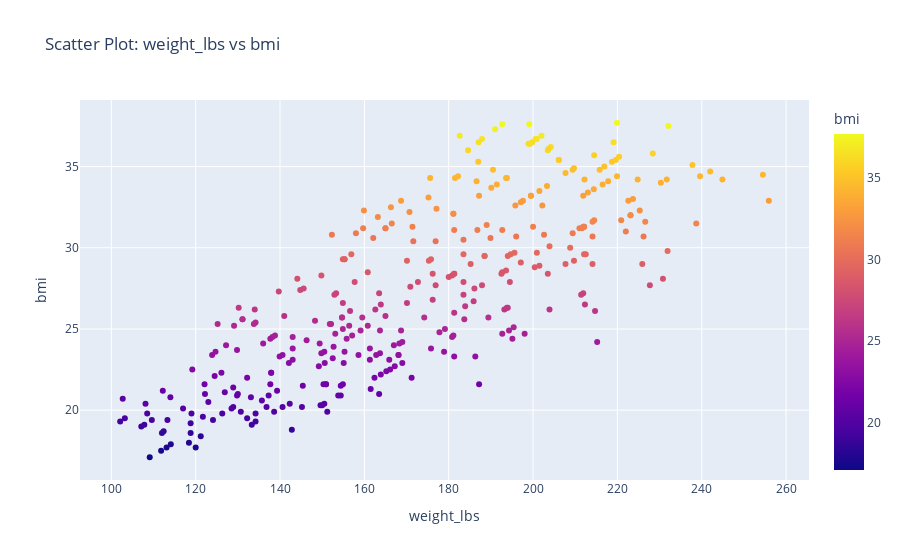
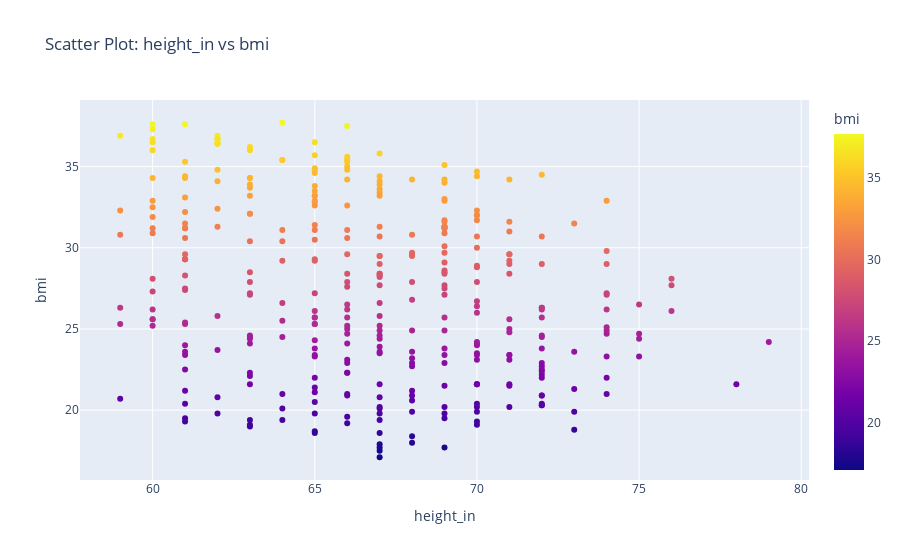
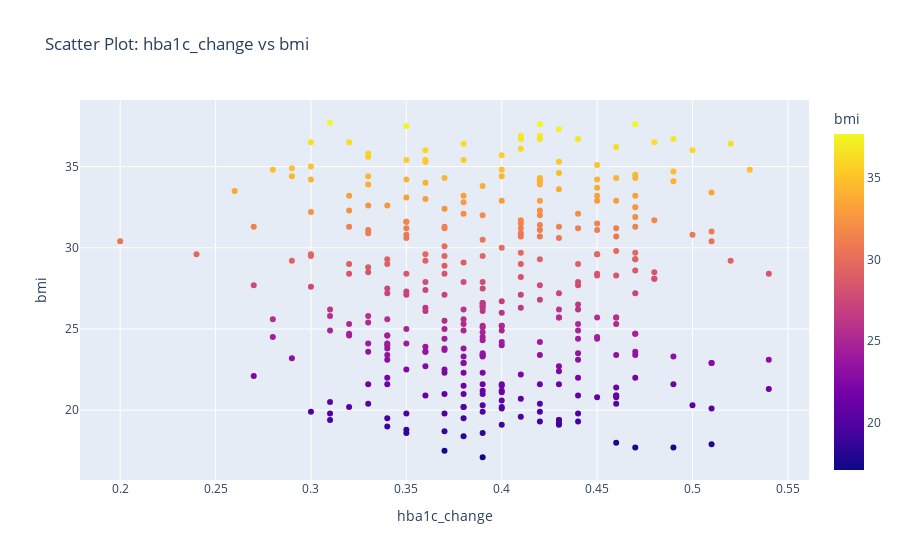

Source (notebook cell) for these figures, in order:
### Code cell
for num_col in numerical_columns:
    if num_col != 'bmi':
        numerical_vs_numerical(data, num_col1=num_col, num_col2='bmi', figsize=(18, 12))

### Figure 1 — Plotly figure (JSON) as saved in the notebook; plotly's stock layout.template omitted (floating-point values rounded to 4 significant figures; data arrays with more than 128 entries replaced by an {"elided": "..."} marker saying what was removed)
{"data": [{"hovertemplate": "weight_lbs=%{x}<br>bmi=%{marker.color}<extra></extra>", "legendgroup": "", "marker": {"color": {"elided": "344 float values"}, "coloraxis": "coloraxis", "symbol": "circle"}, "mode": "markers", "name": "", "orientation": "v", "showlegend": false, "type": "scatter", "x": {"elided": "344 float values"}, "xaxis": "x", "y": {"elided": "344 float values"}, "yaxis": "y"}], "layout": {"coloraxis": {"colorbar": {"title": {"text": "bmi"}}, "colorscale": [[0, "#0d0887"], [0.1111, "#46039f"], [0.2222, "#7201a8"], [0.3333, "#9c179e"], [0.4444, "#bd3786"], [0.5556, "#d8576b"], [0.6667, "#ed7953"], [0.7778, "#fb9f3a"], [0.8889, "#fdca26"], [1, "#f0f921"]]}, "legend": {"tracegroupgap": 0}, "title": {"text": "Scatter Plot: weight_lbs vs bmi"}, "xaxis": {"anchor": "y", "domain": [0, 1], "title": {"text": "weight_lbs"}}, "yaxis": {"anchor": "x", "domain": [0, 1], "title": {"text": "bmi"}}}}

### Figure 2 — Plotly figure (JSON) as saved in the notebook; plotly's stock layout.template omitted (floating-point values rounded to 4 significant figures; data arrays with more than 128 entries replaced by an {"elided": "..."} marker saying what was removed)
{"data": [{"hovertemplate": "height_in=%{x}<br>bmi=%{marker.color}<extra></extra>", "legendgroup": "", "marker": {"color": {"elided": "344 float values"}, "coloraxis": "coloraxis", "symbol": "circle"}, "mode": "markers", "name": "", "orientation": "v", "showlegend": false, "type": "scatter", "x": {"elided": "344 int values"}, "xaxis": "x", "y": {"elided": "344 float values"}, "yaxis": "y"}], "layout": {"coloraxis": {"colorbar": {"title": {"text": "bmi"}}, "colorscale": [[0, "#0d0887"], [0.1111, "#46039f"], [0.2222, "#7201a8"], [0.3333, "#9c179e"], [0.4444, "#bd3786"], [0.5556, "#d8576b"], [0.6667, "#ed7953"], [0.7778, "#fb9f3a"], [0.8889, "#fdca26"], [1, "#f0f921"]]}, "legend": {"tracegroupgap": 0}, "title": {"text": "Scatter Plot: height_in vs bmi"}, "xaxis": {"anchor": "y", "domain": [0, 1], "title": {"text": "height_in"}}, "yaxis": {"anchor": "x", "domain": [0, 1], "title": {"text": "bmi"}}}}

### Figure 3 — Plotly figure (JSON) as saved in the notebook; plotly's stock layout.template omitted (floating-point values rounded to 4 significant figures; data arrays with more than 128 entries replaced by an {"elided": "..."} marker saying what was removed)
{"data": [{"hovertemplate": "hba1c_change=%{x}<br>bmi=%{marker.color}<extra></extra>", "legendgroup": "", "marker": {"color": {"elided": "344 float values"}, "coloraxis": "coloraxis", "symbol": "circle"}, "mode": "markers", "name": "", "orientation": "v", "showlegend": false, "type": "scatter", "x": {"elided": "344 float values"}, "xaxis": "x", "y": {"elided": "344 float values"}, "yaxis": "y"}], "layout": {"coloraxis": {"colorbar": {"title": {"text": "bmi"}}, "colorscale": [[0, "#0d0887"], [0.1111, "#46039f"], [0.2222, "#7201a8"], [0.3333, "#9c179e"], [0.4444, "#bd3786"], [0.5556, "#d8576b"], [0.6667, "#ed7953"], [0.7778, "#fb9f3a"], [0.8889, "#fdca26"], [1, "#f0f921"]]}, "legend": {"tracegroupgap": 0}, "title": {"text": "Scatter Plot: hba1c_change vs bmi"}, "xaxis": {"anchor": "y", "domain": [0, 1], "title": {"text": "hba1c_change"}}, "yaxis": {"anchor": "x", "domain": [0, 1], "title": {"text": "bmi"}}}}
